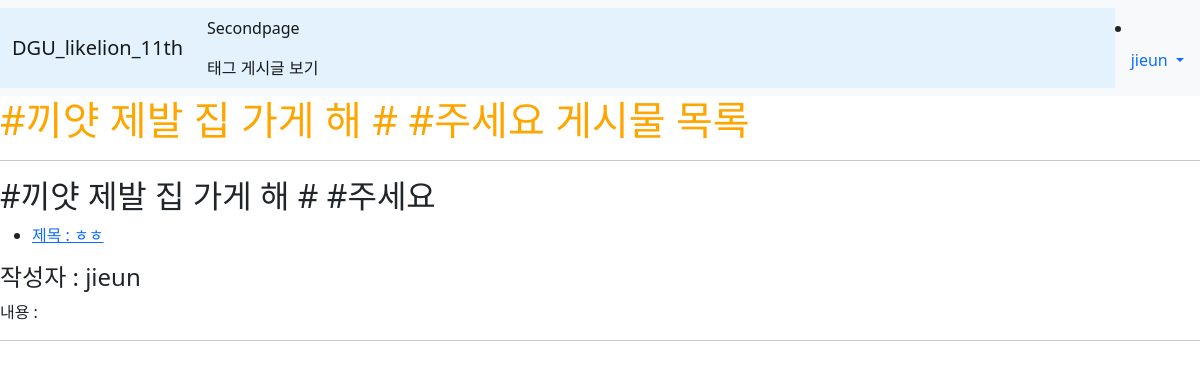
Page /tag/1 (signed in) on the committed database.
### main/models.py (models this page shows, shortened)
class Tag(models.Model):
    name=models.CharField(max_length=30, null=False, blank=False)
    def __str__(self):
        return self.name

class Blog(models.Model):
    title = models.CharField(max_length=200)
    writer = models.ForeignKey(User, null=False, blank=False, on_delete=models.CASCADE)
    pub_date = models.DateTimeField()
    body = models.TextField()
    image = models.ImageField(upload_to="blog/", blank=True, null=True)
    tags = models.ManyToManyField(Tag, related_name='blogs', blank=True)

### main/views.py (the view)
# urls.py: path('tag/<int:tag_id>', tag_blogs, name="tag_blogs"),
def tag_blogs(request, tag_id):
    tag = get_object_or_404(Tag, id=tag_id)
    blogs = Blog.objects.filter(tags=tag)
    comments = Comment.objects.filter(content__contains=f'#{tag.name}')
    return render(request, 'main/tag_blogs.html', {
        'tag':tag,
        'blogs':blogs,
        'comments':comments,
        })

### main/templates/main/tag_blogs.html (shortened to what this page needs)
{% extends 'base.html' %}
{% block content %}
<div class="blog_container">
    <h1>#{{tag}} 게시물 목록</h1>
    <hr>
    {% for b in blogs %}
    <div class="blog">
        <h2 class="title">#{{ tag.name }}</h2>
        <ul>
            {% for b in tag.blogs.all %}
            <li><a href="{% url 'main:detail' b.id %}">제목 : {{ b.title }}</a></li>
            {% endfor %}
        </ul>
        <h4>작성자 : {{b.writer }}</h4>
        <p>내용 : {{ b.content }}</p>
    </div>
    <hr>
    {% endfor %}
</div>
{% endblock %}

### likelion_11th_session/templates/shared/_navbar.html (shortened to what this page needs)
<nav class="navbar navbar-expand-lg navbar-light bg-light">
    <div class="container-fluid" style="background-color: #e3f2fd;">
    <a class="navbar-brand" href="{% url 'main:mainpage' %}">DGU_likelion_11th</a>
    <div class="collapse navbar-collapse" id="navbarNav">
        <ul class="navbar-nav">
        <li class="nav-item">
            <a class="nav-link active" aria-current="page" href="{% url 'main:secondpage' %}">Secondpage</a>
            <a class="nav-link active" arla-current="page" href="{% url 'main:tag_list' %}">태그 게시글 보기</a>
        </li>
        </ul>
    </div>
    </div>
    <li class="nav-item dropdown">
        {% if user.is_authenticated %}
        <a class="nav-link dropdown-toggle" href="#" id="navbarDropdown" role="button" data-bs-toggle="dropdown" aria-expanded="false">
         {{user.username}}
        </a>
        {% endif %}
      </li>
  </nav>

### likelion_11th_session/static/css/project.css (style rules this page uses)
h1 { color : orange; }

### rows in the picture
Tag: name "끼얏 제발 집 가게 해 # #주세요"
Blog: title "ㅎㅎ", writer "jieun"

### other values in the picture
{{ user.username }} "jieun"
